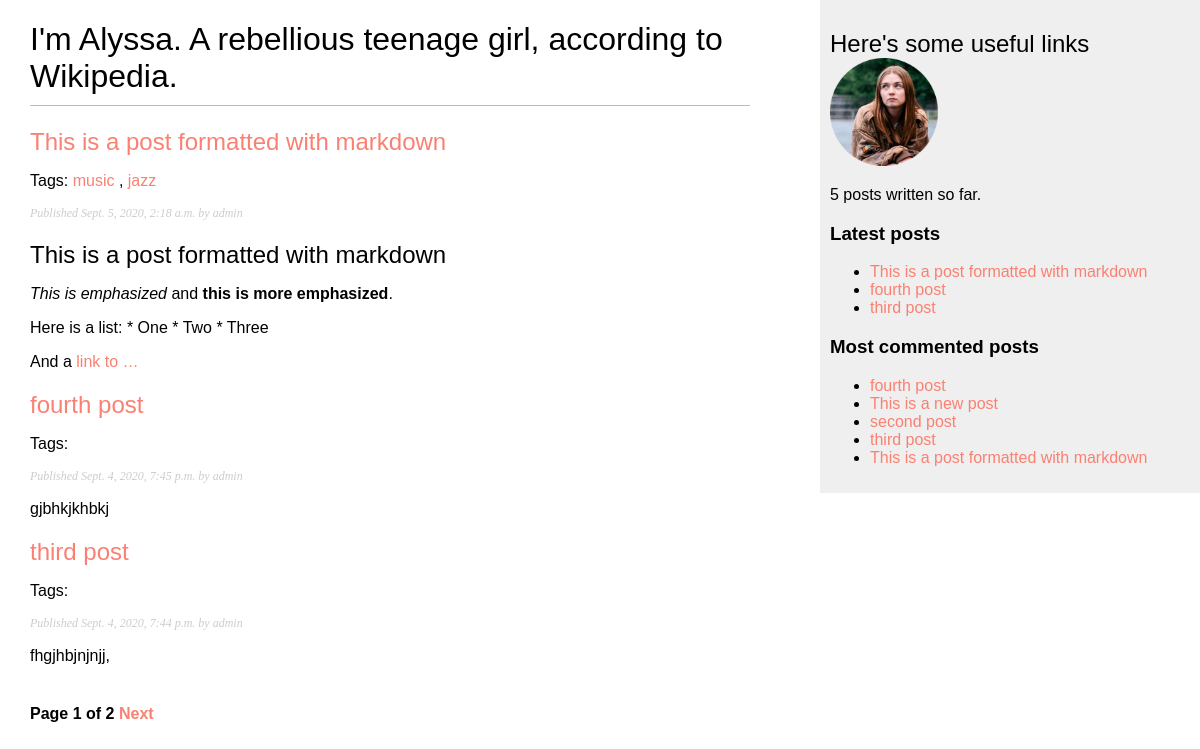
Screenshot of /blog/ with the database file from the repository.
### blog/models.py (models this page shows, shortened)
class Post(models.Model):
    STATUS_CHOICES = (
        ('draft', 'Draft'),
        ('published', 'Published'),
    )
    title = models.CharField(max_length=250)
    slug = models.SlugField(max_length = 250,
                            unique_for_date = 'publish')
    author = models.ForeignKey(User,
                               on_delete = models.CASCADE,
                               related_name = 'blog_posts')
    body = models.TextField()
    publish = models.DateTimeField(default=timezone.now)
    created = models.DateTimeField(auto_now_add = True)
    updated = models.DateTimeField(auto_now= True)
    status = models.CharField(max_length=10,
                              choices = STATUS_CHOICES,
                              default='draft')
    objects = models.Manager()
    published = PublishedManager()
    tags = TaggableManager()
    def get_absolute_url(self):
        return reverse('blog:post_detail',
                       args=[self.publish.year,
                             self.publish.month,
                             self.publish.day, self.slug])
    class Meta:
        ordering = ('-publish',)

### blog/views.py (the view)
# urls.py: path('', views.post_list, name='post_list'),
def post_list(request, tag_slug=None):
    object_list = Post.published.all()
    tag = None
    if tag_slug:
        tag = get_object_or_404(Tag, slug=tag_slug)
        object_list = object_list.filter(tags__in=[tag])
    paginator = Paginator(object_list, 3) #3 posts in each page
    page = request.GET.get('page')
    try:
        posts = paginator.page(page)
    except PageNotAnInteger:
        posts = paginator.page(1)
    except EmptyPage:
        posts = paginator.page(paginator.num_pages)
    return render(request,
                  'blog/post/list.html',
                  {'page': page,
                   'posts': posts,
                   'tag': tag})

### blog/models.py (called while the page is built)
    def get_queryset(self):
        return super(PublishedManager,
                     self).get_queryset() \
            .filter(status='published')

### blog/templatetags/blog_tags.py (called while the page is built)
@register.simple_tag
def total_posts():
    return Post.published.count()

@register.inclusion_tag('blog/post/latest_posts.html')
def show_latest_posts(count=5):
    latest_posts = Post.published.order_by('-publish')[:count]
    return {'latest_posts': latest_posts}

@register.simple_tag
def get_most_commented_posts(count=5):
    return Post.published.annotate(
        total_comments = Count('comments')
    ).order_by('-total_comments')[:count]

@register.filter(name='markdown')
def markdown_format(text):
    return mark_safe(markdown.markdown(text))

### blog/templates/blog/post/list.html (shortened to what this page needs)
{% extends "blog/base.html" %}
{% load blog_tags %}
{% block content %}
  <h1>I'm Alyssa. A rebellious teenage girl, according to Wikipedia.</h1>
  {% for post in posts %}
    <h2>
      <a href="{{ post.get_absolute_url }}">
        {{ post.title }}
      </a>
    </h2>
    <p class="tags">
      Tags:
       {% for tag in post.tags.all %}
         <a href="{% url "blog:post_list_by_tag" tag.slug %}">
           {{ tag.name }}
         </a>
         {% if not forloop.last %}, {% endif %}
       {% endfor %}
    </p>
    <p class="date">
      Published {{ post.publish }} by {{ post.author }}
    </p>
    {{ post.body|markdown|truncatewords_html:30 }}
  {% endfor %}
  {% include "pagination.html" with page=posts %}
{% endblock %}

### blog/templates/blog/base.html (shortened to what this page needs)
{% load blog_tags %}
{% load static %}
<!DOCTYPE html>
<html>
  <head>
    <link href="{% static "css/blog.css" %}" rel="stylesheet">
  </head>
  <body>
    <div id="content">
      {% block content %}
      {% endblock %}
    </div>
    <div id="sidebar">
      <h2>Here's some useful links</h2>
      <img src="{% static "img/alyssa.png" %}" alt="Alyssa">
      <p>{% total_posts %} posts written so far.</p>
      <h3>Latest posts</h3>
      {% show_latest_posts 3 %}
      <h3>Most commented posts</h3>
      {% get_most_commented_posts as most_commented_posts %}
      <ul>
        {% for post in most_commented_posts %}
          <li>
            <a href="{{ post.get_absolute_url }}">{{ post.title }}</a>
          </li>
        {% endfor %}
      </ul>
    </div>
  </body>
</html>

### blog/templates/pagination.html (shortened to what this page needs)
<div class="pagination">
  <span class="step-links">
    <span class="current">
      Page {{ page.number }} of {{ page.paginator.num_pages }}
    </span>
    {% if page.has_next %}
      <a href="?page={{ page.next_page_number }}">Next</a>
    {% endif %}
  </span>
</div>

### blog/templates/blog/post/latest_posts.html
<ul>
  {% for post in latest_posts %}
    <li>
      <a href="{{ post.get_absolute_url }}">{{ post.title }}</a>
    </li>
  {% endfor %}
</ul>

### blog/static/css/blog.css (style rules this page uses)
body { margin:0; padding:0; font-family: 'Chivo', sans-serif; }
a { color: #FA8072; text-decoration:none; }
img { width: 30%; }
h1 { font-weight:normal; border-bottom:1px solid #bbb; padding:0 0 10px 0; text-align: left; }
h2 { font-weight:normal; margin:20px 0 0; }
#content { float:left; width:60%; padding:0 0 0 30px; }
#sidebar { float:right; width:30%; padding:10px; background:#efefef; height:100%; }
p.date { color:#ccc; font-family: georgia, serif; font-size: 12px; font-style: italic; }
.pagination { margin:40px 0; font-weight:bold; }

### rows the page displays
Post: title "This is a post formatted with markdown", publish "Sept. 5, 2020, 2:18 a.m.", author "admin", body "This is a post formatted with markdown This is emphasized and this is more emphasized . Here is a list: * One * Two * Three And a link to …"
Tag: name "music"
Tag: name "jazz"
Post: title "fourth post", publish "Sept. 4, 2020, 7:45 p.m.", author "admin", body "gjbhkjkhbkj"
Post: title "third post", publish "Sept. 4, 2020, 7:44 p.m.", author "admin", body "fhgjhbjnjnjj,"
Post: title "This is a new post"
Post: title "second post"

### other values shown
{{ page.number }} "1"
{{ page.paginator.num_pages }} "2"
